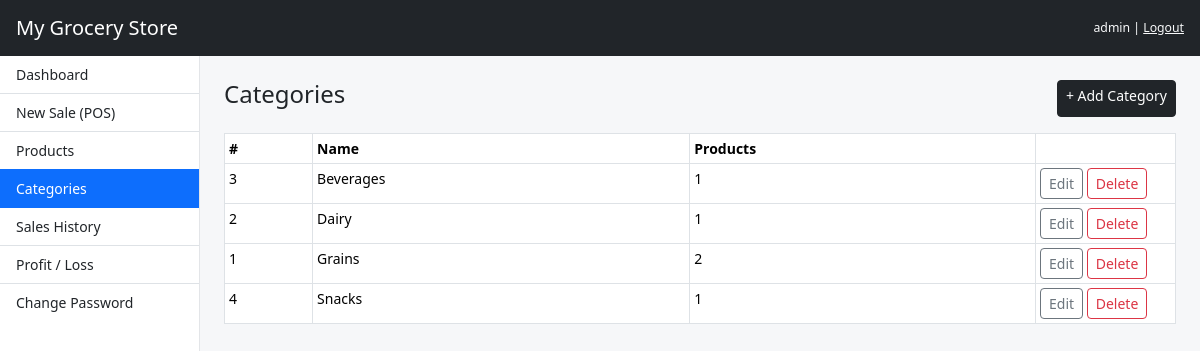
The page /categories/index.php (signed in) on the database its author committed.
### tables this page shows
CREATE TABLE categories (
  id INT AUTO_INCREMENT PRIMARY KEY,
  name VARCHAR(100) NOT NULL UNIQUE
);

### includes/functions.php (called while the page is built, shortened)
<?php
function e($s) { return htmlspecialchars((string)$s, ENT_QUOTES, 'UTF-8'); }
function db($conn, $sql, $params = []) {
    $st = mysqli_prepare($conn, $sql);
    mysqli_stmt_execute($st);
    $res = mysqli_stmt_get_result($st);
    return $res ?: null;
}
function rows($conn, $sql, $params = []) {
    $r = db($conn, $sql, $params);
    return $r ? mysqli_fetch_all($r, MYSQLI_ASSOC) : [];
}

### categories/index.php (the view, shortened to what this page needs)
<?php
require_once __DIR__ . '/../includes/auth.php';
$cats = rows($conn, "SELECT c.*, (SELECT COUNT(*) FROM products p WHERE p.category_id=c.id) cnt FROM categories c ORDER BY c.name");
include __DIR__ . '/../includes/header.php';
?>
<div class="d-flex justify-content-between mb-3">
  <h4>Categories</h4><a href="add.php" class="btn btn-dark btn-sm">+ Add Category</a>
</div>
<table class="table table-sm table-bordered bg-white">
  <thead><tr><th>#</th><th>Name</th><th>Products</th><th width="140"></th></tr></thead>
  <?php foreach ($cats as $c): ?>
  <tr><td><?= $c['id'] ?></td><td><?= e($c['name']) ?></td><td><?= $c['cnt'] ?></td>
    <td><a class="btn btn-sm btn-outline-secondary" href="edit.php?id=<?= $c['id'] ?>">Edit</a>
    <form method="post" action="delete.php" class="d-inline" onsubmit="return confirm('Delete this category?')">
      <input type="hidden" name="id" value="<?= $c['id'] ?>"><button class="btn btn-sm btn-outline-danger">Delete</button></form></td></tr>
  <?php endforeach; if (!$cats) echo '<tr><td colspan="4" class="text-center text-muted">No categories</td></tr>'; ?>
</table>
<?php include __DIR__ . '/../includes/footer.php'; ?>

### assets/css/style.css (style rules this page uses)
body { background: #f6f7f9; font-size: 14px; }
.table th { white-space: nowrap; }

### rows shown on the page
categories: id "3", name "Beverages", cnt "1"
categories: id "2", name "Dairy", cnt "1"
categories: id "1", name "Grains", cnt "2"
categories: id "4", name "Snacks", cnt "1"

### other values the page prints
SHOP_NAME "My Grocery Store"
$_SESSION['admin_name'] "admin"
$label "Dashboard"
$label "New Sale (POS)"
$label "Products"
$label "Categories"
$label "Sales History"
$label "Profit / Loss"
$label "Change Password"
